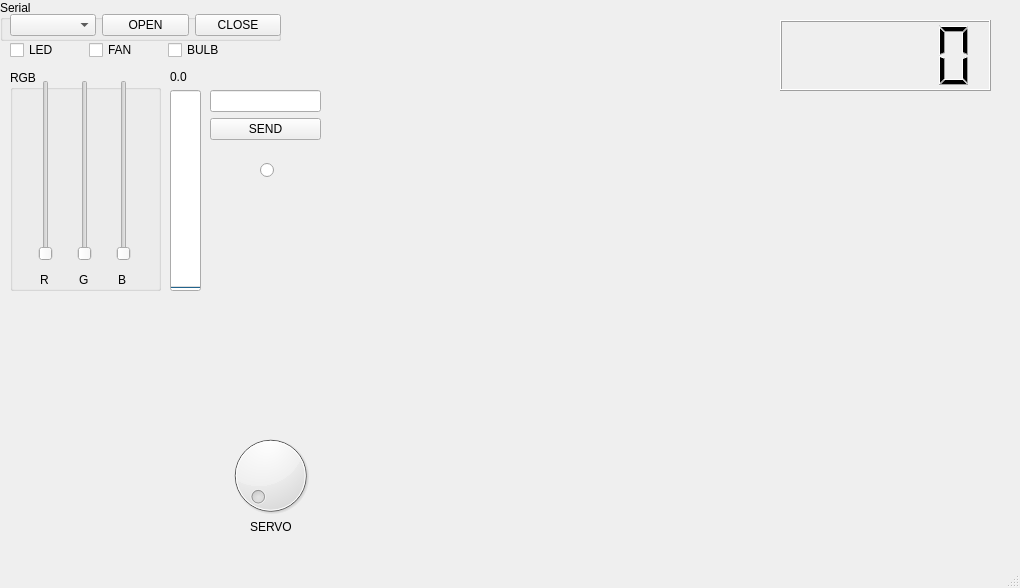
<?xml version="1.0" encoding="UTF-8"?>
<ui version="4.0">
 <class>MainWindow</class>
 <widget class="QMainWindow" name="MainWindow">
  <property name="geometry">
   <rect>
    <x>0</x>
    <y>0</y>
    <width>1020</width>
    <height>588</height>
   </rect>
  </property>
  <property name="windowTitle">
   <string>MainWindow</string>
  </property>
  <property name="tabShape">
   <enum>QTabWidget::Rounded</enum>
  </property>
  <widget class="QWidget" name="centralwidget">
   <widget class="QGroupBox" name="groupBox">
    <property name="geometry">
     <rect>
      <x>10</x>
      <y>70</y>
      <width>151</width>
      <height>221</height>
     </rect>
    </property>
    <property name="title">
     <string>RGB</string>
    </property>
    <widget class="QWidget" name="layoutWidget">
     <property name="geometry">
      <rect>
       <x>10</x>
       <y>10</y>
       <width>131</width>
       <height>181</height>
      </rect>
     </property>
     <layout class="QHBoxLayout" name="horizontalLayout_3">
      <item>
       <widget class="QSlider" name="RS">
        <property name="maximum">
         <number>255</number>
        </property>
        <property name="orientation">
         <enum>Qt::Vertical</enum>
        </property>
       </widget>
      </item>
      <item>
       <widget class="QSlider" name="GS">
        <property name="maximum">
         <number>255</number>
        </property>
        <property name="orientation">
         <enum>Qt::Vertical</enum>
        </property>
       </widget>
      </item>
      <item>
       <widget class="QSlider" name="BS">
        <property name="maximum">
         <number>255</number>
        </property>
        <property name="orientation">
         <enum>Qt::Vertical</enum>
        </property>
       </widget>
      </item>
     </layout>
    </widget>
    <widget class="QWidget" name="layoutWidget">
     <property name="geometry">
      <rect>
       <x>30</x>
       <y>200</y>
       <width>111</width>
       <height>20</height>
      </rect>
     </property>
     <layout class="QHBoxLayout" name="horizontalLayout_4">
      <item>
       <widget class="QLabel" name="label">
        <property name="text">
         <string>R</string>
        </property>
       </widget>
      </item>
      <item>
       <widget class="QLabel" name="label_2">
        <property name="text">
         <string>G</string>
        </property>
       </widget>
      </item>
      <item>
       <widget class="QLabel" name="label_3">
        <property name="text">
         <string>B</string>
        </property>
       </widget>
      </item>
     </layout>
    </widget>
   </widget>
   <widget class="QGroupBox" name="groupBox_2">
    <property name="geometry">
     <rect>
      <x>0</x>
      <y>0</y>
      <width>281</width>
      <height>41</height>
     </rect>
    </property>
    <property name="title">
     <string>Serial</string>
    </property>
    <widget class="QWidget" name="layoutWidget">
     <property name="geometry">
      <rect>
       <x>10</x>
       <y>10</y>
       <width>271</width>
       <height>31</height>
      </rect>
     </property>
     <layout class="QHBoxLayout" name="horizontalLayout">
      <item>
       <widget class="QComboBox" name="comL"/>
      </item>
      <item>
       <widget class="QPushButton" name="openB">
        <property name="text">
         <string>OPEN</string>
        </property>
       </widget>
      </item>
      <item>
       <widget class="QPushButton" name="closeB">
        <property name="text">
         <string>CLOSE</string>
        </property>
       </widget>
      </item>
     </layout>
    </widget>
   </widget>
   <widget class="QDial" name="servoK">
    <property name="geometry">
     <rect>
      <x>220</x>
      <y>430</y>
      <width>101</width>
      <height>91</height>
     </rect>
    </property>
    <property name="maximum">
     <number>180</number>
    </property>
   </widget>
   <widget class="QLabel" name="label_4">
    <property name="geometry">
     <rect>
      <x>250</x>
      <y>520</y>
      <width>47</width>
      <height>13</height>
     </rect>
    </property>
    <property name="text">
     <string>SERVO</string>
    </property>
   </widget>
   <widget class="QProgressBar" name="tempB">
    <property name="geometry">
     <rect>
      <x>170</x>
      <y>90</y>
      <width>31</width>
      <height>201</height>
     </rect>
    </property>
    <property name="minimum">
     <number>200</number>
    </property>
    <property name="maximum">
     <number>400</number>
    </property>
    <property name="value">
     <number>199</number>
    </property>
    <property name="orientation">
     <enum>Qt::Vertical</enum>
    </property>
   </widget>
   <widget class="QLabel" name="tempL">
    <property name="geometry">
     <rect>
      <x>170</x>
      <y>70</y>
      <width>47</width>
      <height>13</height>
     </rect>
    </property>
    <property name="text">
     <string>0.0</string>
    </property>
   </widget>
   <widget class="QLCDNumber" name="lcdN">
    <property name="geometry">
     <rect>
      <x>780</x>
      <y>20</y>
      <width>211</width>
      <height>71</height>
     </rect>
    </property>
   </widget>
   <widget class="QRadioButton" name="circle">
    <property name="geometry">
     <rect>
      <x>260</x>
      <y>160</y>
      <width>41</width>
      <height>21</height>
     </rect>
    </property>
    <property name="text">
     <string/>
    </property>
    <property name="iconSize">
     <size>
      <width>0</width>
      <height>0</height>
     </size>
    </property>
   </widget>
   <widget class="PlotWidget" name="graph" native="true">
    <property name="geometry">
     <rect>
      <x>330</x>
      <y>120</y>
      <width>671</width>
      <height>451</height>
     </rect>
    </property>
   </widget>
   <widget class="QWidget" name="layoutWidget">
    <property name="geometry">
     <rect>
      <x>10</x>
      <y>40</y>
      <width>231</width>
      <height>21</height>
     </rect>
    </property>
    <layout class="QHBoxLayout" name="horizontalLayout_2">
     <item>
      <widget class="QCheckBox" name="ledC">
       <property name="text">
        <string>LED</string>
       </property>
      </widget>
     </item>
     <item>
      <widget class="QCheckBox" name="fanC">
       <property name="text">
        <string>FAN</string>
       </property>
      </widget>
     </item>
     <item>
      <widget class="QCheckBox" name="bulbC">
       <property name="text">
        <string>BULB</string>
       </property>
      </widget>
     </item>
    </layout>
   </widget>
   <widget class="QWidget" name="layoutWidget">
    <property name="geometry">
     <rect>
      <x>210</x>
      <y>90</y>
      <width>111</width>
      <height>51</height>
     </rect>
    </property>
    <layout class="QVBoxLayout" name="verticalLayout">
     <item>
      <widget class="QLineEdit" name="textF"/>
     </item>
     <item>
      <widget class="QPushButton" name="sendB">
       <property name="text">
        <string>SEND</string>
       </property>
      </widget>
     </item>
    </layout>
   </widget>
  </widget>
  <widget class="QStatusBar" name="statusbar"/>
 </widget>
 <customwidgets>
  <customwidget>
   <class>PlotWidget</class>
   <extends>QWidget</extends>
   <header>pyqtgraph</header>
   <container>1</container>
  </customwidget>
 </customwidgets>
 <resources/>
 <connections/>
</ui>
